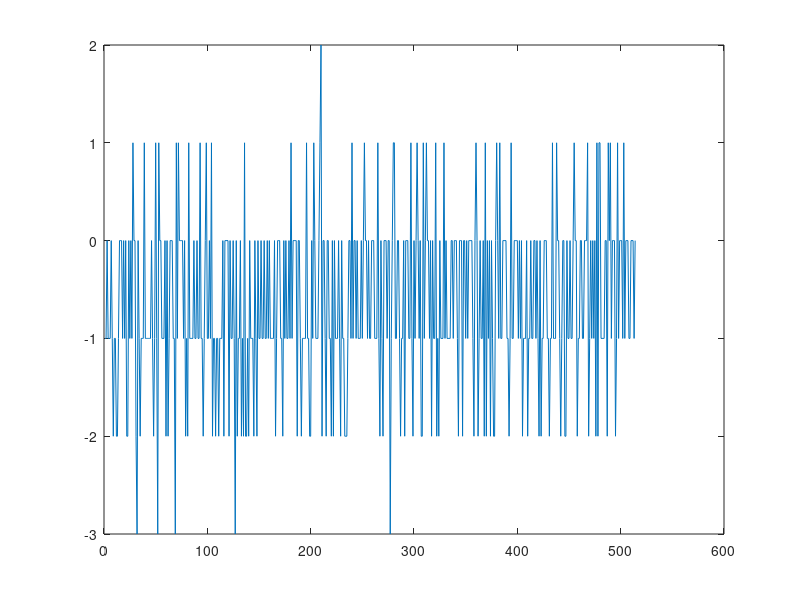
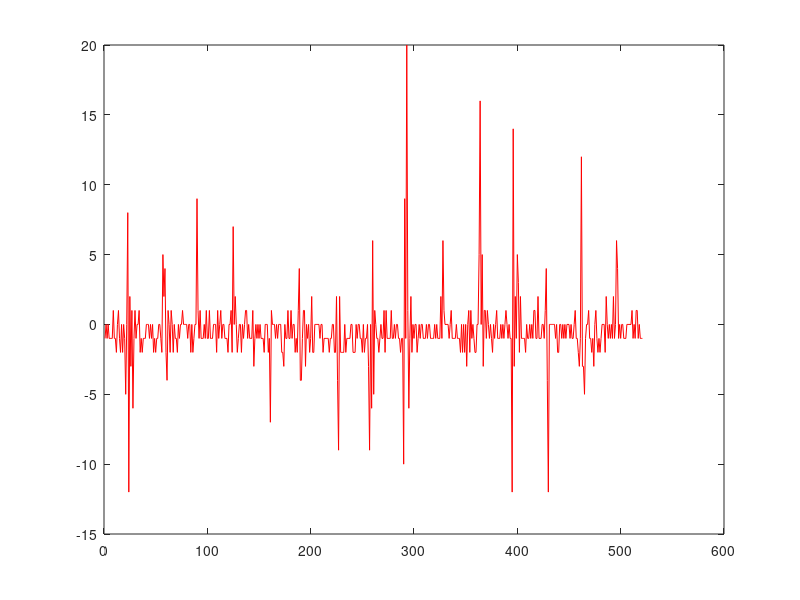

MATLAB code to generate these figures, in order:
rest = load('emg_data_rest.csv');
finger3 = load('emg_data_finger3.csv');

for i = 6:6
%     figure;
%     ax(1) = subplot(2,8,i);
    ax(1) = plot(rest(:,i));
%     xlim(ax(1),[0,500]);
%     hist(rest(:,i),25);
%     ax(1,i) = gca;
%     figure;
%     ax(2) = subplot(2,8,8+i);
figure ;
    ax(2) = plot(finger3(:,i),'r');
%     xlim(ax(2),[0,500]);
%     hist(finger3(:,i),25);
%     ax(2,i) = gca;
%     linkaxes(ax(:,i),'xy');

end